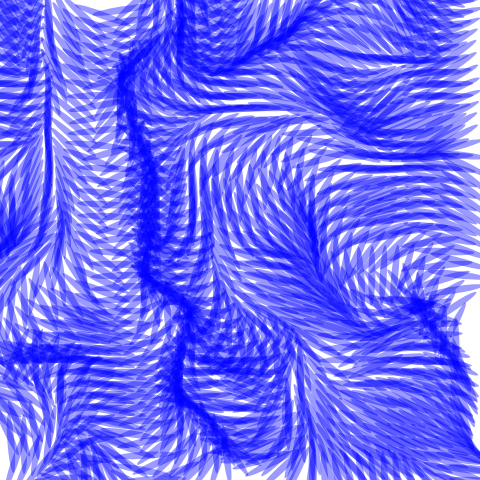
Frame 1 (no input)
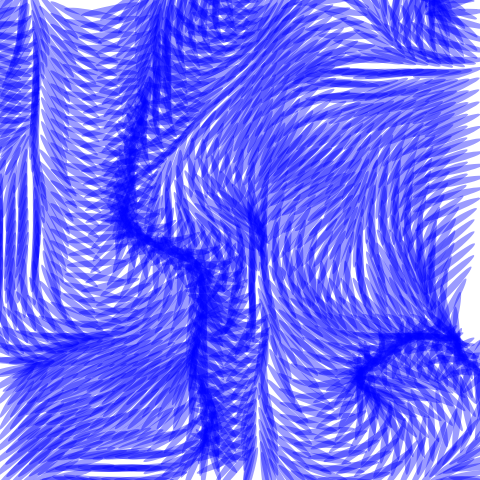
Frame 60 (no input)
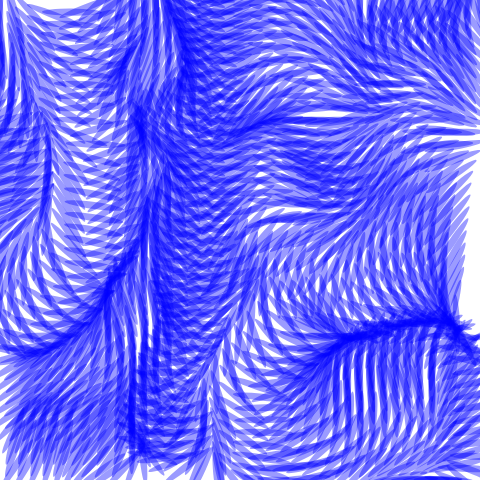
Frame 120 (the mouse pressed at the canvas centre since frame 60)

The p5.js sketch that drew these frames (run headless with seeded random() and noise() and a simulated clock; from frame 60 on, the mouse is pressed at the canvas centre):

// p5.js sketch
// ── sketch.js
// https://editor.p5js.org/benjamin.bergery/sketches/QStPXqgSz


///////// GLOBAL VARIABLES ///////////////////
var inc = 0.03; 
//the smaller the difference between coordinates, the smoother the resulting noise sequence will be. Steps of 0.005-0.03 work best for most applications


/***************************************/
var scl = 12; 

// 48 creates possible shadow starting place
// 9 or 12  creates viscous mesh

// divide width and height by scl to define number of rows and columns
var cols, rows;
var fr; // frame rate
var zoff = 0;

/////////////////////////////////
function setup() {
  
  createCanvas(480, 480);
  frameRate(60);
  
  cols = floor(width / scl);
  rows = floor(height / scl);
    // floor(n) returns closest integer less than or equal to the value of the parameter
  
  fr = createP(""); 
// bottom paragraph for frame rate display

}

/////////////////////////////////////////////
function draw() {
  
  background(255);
  
  var yoff = 0;

  for (var y = 0; y < rows; y++) {
    var xoff = 0;
    
    for (var x = 0; x < cols; x++) {
      var index = (x + y * width) * 4;
      var angle = noise(xoff, yoff, zoff) 
      * TWO_PI * 4 ;
      xoff += inc;
      // the noise function works in an infinite space, so the value of the coordinates doesn't matter, only the distance between successive coordinates does (eg. when using noise() within a loop). The smaller the difference between coordinates, the smoother the resulting noise sequence. Steps of 0.005-0.03 work best
      
      var v = p5.Vector.fromAngle(angle);
  // fromAngle(angle) 
  // makes a new 2D vector from an angle 
  // returns a new p5.Vector object
      
      noStroke(0);
      
    push();
      // push and pop
      // resets translation and rotation
      // for each ellipse
      translate(x * scl, y * scl);
      rotate(v.heading());
      // heading() returns angle of rotation
      
      // insert pixels
      
      fill(0, 0, 255, 100);
 
      
/*****************************************/
      ellipse(scl,scl,60,7);
      // in 48 scl version narrow ellipse
      // creates "toothpick" line segments
      
    pop();
      
    }
    yoff += inc // 
    zoff += 0.00008; //rotation

  }
  fr.html(floor(frameRate())); 
  //display frame rate
}

// this is a mash up of perlin noise by Qiumeng Fu 
// https://editor.p5js.org/fuqiumeng/sketches/pJxXT7h4w
